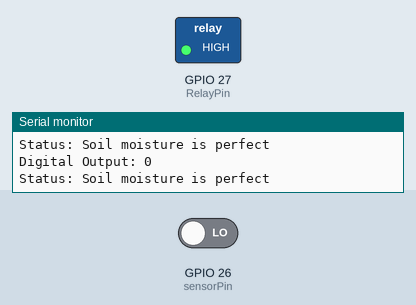
Bench run of a sketch on a simulated ESP32. Shown: switched loads named in the sketch (green lamp = pin HIGH), the last lines printed to the serial monitor. Inputs (shaded band) come from the test bench; at power-on: GPIO 26 (sensorPin) LOW.

Above: at 2.8 s.
2.9 s: GPIO 26 (sensorPin) driven HIGH
At 3.8 s:
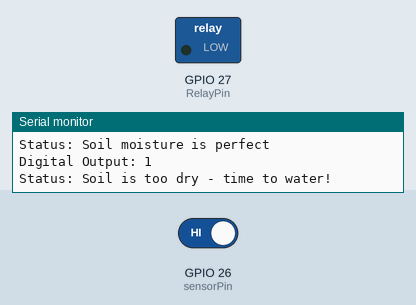
4.5 s: GPIO 26 (sensorPin) driven LOW
At 5.4 s:
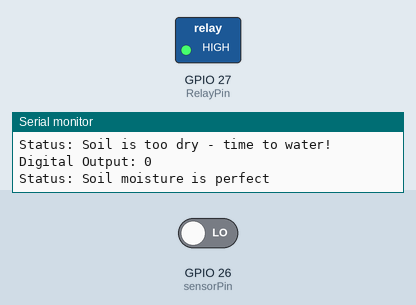
Timing chart, 0 to 7.5 s (numbered marks = the images above; inputs shaded):
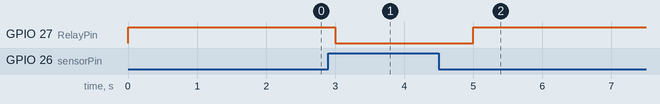

Measured:
- after the input at 2.9 s, GPIO 27 (RelayPin): HIGH → LOW after 0.10 s
- after the input at 4.5 s, GPIO 27 (RelayPin): LOW → HIGH after 0.50 s

The sketch:

sketch_sep19c.ino
```cpp
int RelayPin = 27;
int sensorPin = 26;
//int sensorPower = D25;
void setup() {
  pinMode(RelayPin, OUTPUT); // Set RelayPin as an output pin
  pinMode(sensorPin, INPUT);
//  pinMode(sensorPower, OUTPUT); // Initially keep the sensor OFF
//  digitalWrite(sensorPower, LOW);
  Serial.begin(9600);
}
void loop() {
  //get the reading from the function below and print it
  int val = digitalRead(sensorPin);
  Serial.print("Digital Output: ");
  Serial.println(val);

  // Determine status of our soil moisture situation
  if (val == 1) {
    Serial.println("Status: Soil is too dry - time to water!");
    digitalWrite(RelayPin, LOW); // Let's turn on the relay...
//    delay(1000);
  }
  else {
    Serial.println("Status: Soil moisture is perfect");
    digitalWrite(RelayPin, HIGH); // Let's turn off the relay...
//    delay(1000);
  }

  delay(1000);  // Take a reading every second for testing
  // Normally you should take reading perhaps every 12 hours
  Serial.println();
}

////  This function returns the analog soil moisture measurement
//int readSensor() {
////  digitalWrite(sensorPower, HIGH);  // Turn the sensor ON
////  delay(10);              // Allow power to settle
//  int val = digitalRead(sensorPin); // Read the analog value from sensor
////  digitalWrite(sensorPower, LOW);   // Turn the sensor OFF
//  return val;             // Return analog moisture value
```
